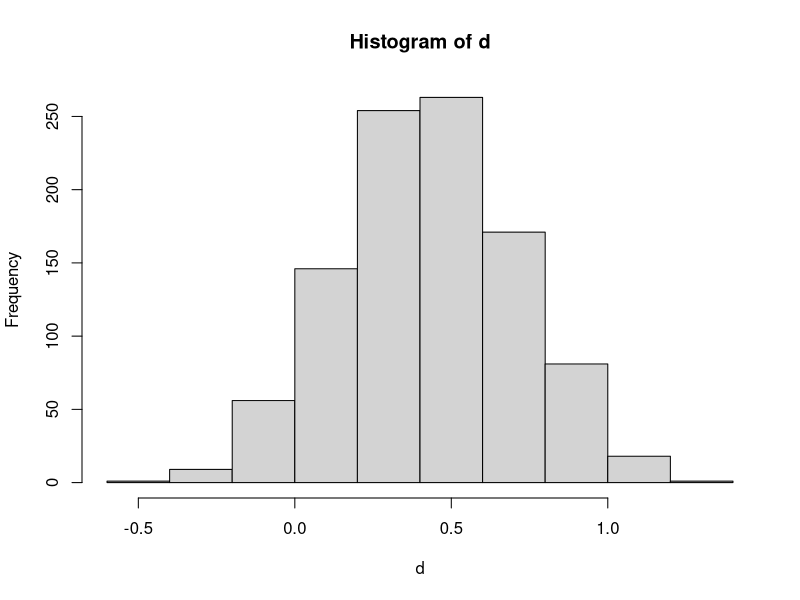

Source code (R):
a<-rnorm(100,mean=1,sd=3)
d<-matrix(1,1000)
for(i in 1:1000)
{
  f<-sample(a,100,replace=T)
  e<-mean(f)
  d[i]<-e
  
}
hist(d)
